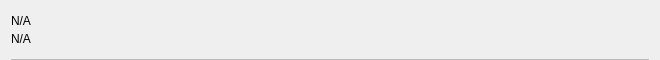
<?xml version="1.0" encoding="UTF-8"?>
<ui version="4.0">
 <class>ContactDropdownRow</class>
 <widget class="QWidget" name="ContactDropdownRow">
  <property name="geometry">
   <rect>
    <x>0</x>
    <y>0</y>
    <width>660</width>
    <height>60</height>
   </rect>
  </property>
  <property name="minimumSize">
   <size>
    <width>0</width>
    <height>60</height>
   </size>
  </property>
  <property name="windowTitle">
   <string notr="true">N/A</string>
  </property>
  <layout class="QVBoxLayout" name="verticalLayout">
   <property name="spacing">
    <number>0</number>
   </property>
   <property name="topMargin">
    <number>0</number>
   </property>
   <property name="bottomMargin">
    <number>0</number>
   </property>
   <item>
    <widget class="QWidget" name="rowContainer" native="true">
     <property name="styleSheet">
      <string notr="true"/>
     </property>
     <layout class="QHBoxLayout" name="horizontalLayout">
      <property name="spacing">
       <number>0</number>
      </property>
      <property name="leftMargin">
       <number>0</number>
      </property>
      <property name="topMargin">
       <number>0</number>
      </property>
      <property name="rightMargin">
       <number>0</number>
      </property>
      <property name="bottomMargin">
       <number>0</number>
      </property>
      <item>
       <layout class="QVBoxLayout" name="verticalLayout_2">
        <property name="spacing">
         <number>0</number>
        </property>
        <property name="topMargin">
         <number>12</number>
        </property>
        <property name="bottomMargin">
         <number>12</number>
        </property>
        <item>
         <widget class="QLabel" name="lblLabel">
          <property name="styleSheet">
           <string notr="true"/>
          </property>
          <property name="text">
           <string notr="true">N/A</string>
          </property>
         </widget>
        </item>
        <item>
         <widget class="QLabel" name="lblAddress">
          <property name="styleSheet">
           <string notr="true"/>
          </property>
          <property name="text">
           <string notr="true">N/A</string>
          </property>
         </widget>
        </item>
       </layout>
      </item>
     </layout>
    </widget>
   </item>
   <item>
    <widget class="QLabel" name="lblDivisory">
     <property name="minimumSize">
      <size>
       <width>0</width>
       <height>1</height>
      </size>
     </property>
     <property name="maximumSize">
      <size>
       <width>16777215</width>
       <height>1</height>
      </size>
     </property>
     <property name="styleSheet">
      <string notr="true">background-color:#bababa;</string>
     </property>
     <property name="text">
      <string/>
     </property>
     <property name="alignment">
      <set>Qt::AlignBottom|Qt::AlignLeading|Qt::AlignLeft</set>
     </property>
    </widget>
   </item>
  </layout>
 </widget>
 <resources/>
 <connections/>
</ui>
